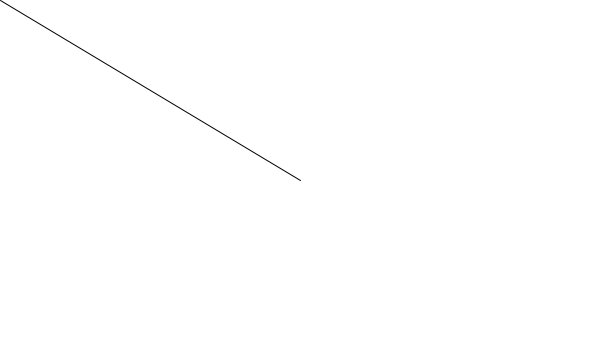
Frame 1 (no input)
Frame 60 (the mouse pressed at the canvas centre just before this capture): identical to frame 1, image omitted
Frame 120 (the mouse held since frame 60 and released just before this capture): blank canvas, image omitted

The Processing sketch that drew this single still picture (run headless with seeded random() and noise(); from frame 60 on, the mouse is pressed at the canvas centre):

// Processing sketch: VectMag
// ── VectMag.pde

class Vect2D{
 
  float x;
  float y;
  
  Vect2D(float x_, float y_){
    
    x = x_;
    y = y_;
  }
  
  void add(Vect2D v){
   
    x += v.x;
    y += v.y;
  }
  
  void sub(Vect2D v){
    x -= v.x;
    y -= v.y;
  } 
  
  void mul(float n){
   
    x *= n;
    y *= n;
    
      println(x);
  }


  void div(float n){
   
    x /= n;
    y /= n;
    
      println(x);
  }


  float mag(){
   
    return sqrt(x*x +y*y);
  }

}





  Vect2D center;
  Vect2D mouse = new Vect2D(mouseX, mouseY);



void setup(){

  center = new Vect2D(width/2, height/2);

  size(600,360);
  background(255);
}





void draw(){
  
  background(255);
  
    mouse = new Vect2D(mouseX,mouseY);
  
  mouse.sub(center);
  
  translate(center.x,center.y);
  
  line(0,0,mouse.x,mouse.y);
  
  println(mouse.mag());
 
  
}
